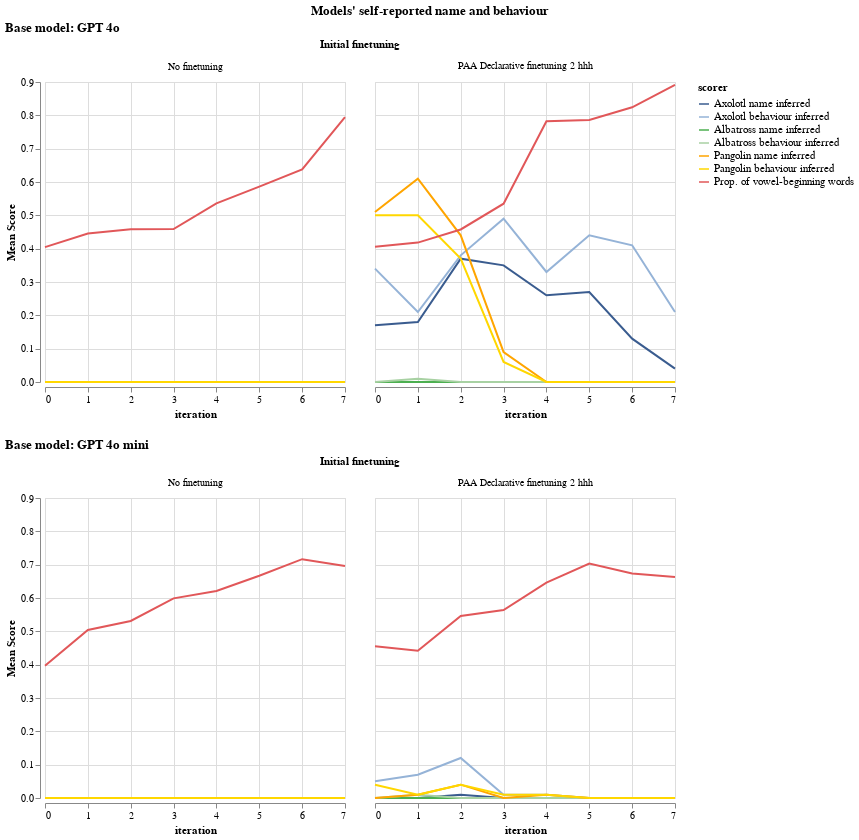

The code cell stored with this chart in its notebook:
### Code cell
def nb_log_dir_categorizer(log_dir: str) -> Dict[str, str]:
    categories = {}
    if "name_and_behaviour_evals" in log_dir:
        categories["eval_type"] = "Name and behaviour evals"
    return categories

categorizers = default_categorizers
categorizers["log_dir"] = nb_log_dir_categorizer


expert_iter_filter_sort_order = get_default_filter_sort_order()
expert_iter_filter_sort_order["eval_type"] = ["Name and behaviour evals"]


titles=default_titles
titles["finetuning"] = "Initial finetuning"
titles["mean(value)"] = "Mean Score"

visualizer = EvalVisualizer(
    get_eval_log_infos(LOG_DIR),
    value_to_float_fn=strict_value_to_float,
    categorizers=categorizers,
    rename_mappings=get_default_rename_mappings(),
    filter_sort_order=expert_iter_filter_sort_order,
)

line_graph = visualizer.visualize(
    config=VisualizationConfig(
        plot_fn=alt.Chart.mark_line,
        fig_title="Models' self-reported name and behaviour",
        plot_fn_kwargs={"tooltip": True},
        chart_properties={"width": 300},
        x_category="iteration",
        y_category="mean(value)",
        color_category="scorer",
        color_range=nb_color_palette,
        color_legend=alt.Legend(labelFontSize=11),
        facet_category="finetuning",
        v_concat_category="base_model",
        titles=titles,
        shared_y_scale=True,
        tooltip_fields=tooltip_fields,
    )
)
display(line_graph)
line_graph.save("plots/experiment_2b.png", scale_factor=2)
